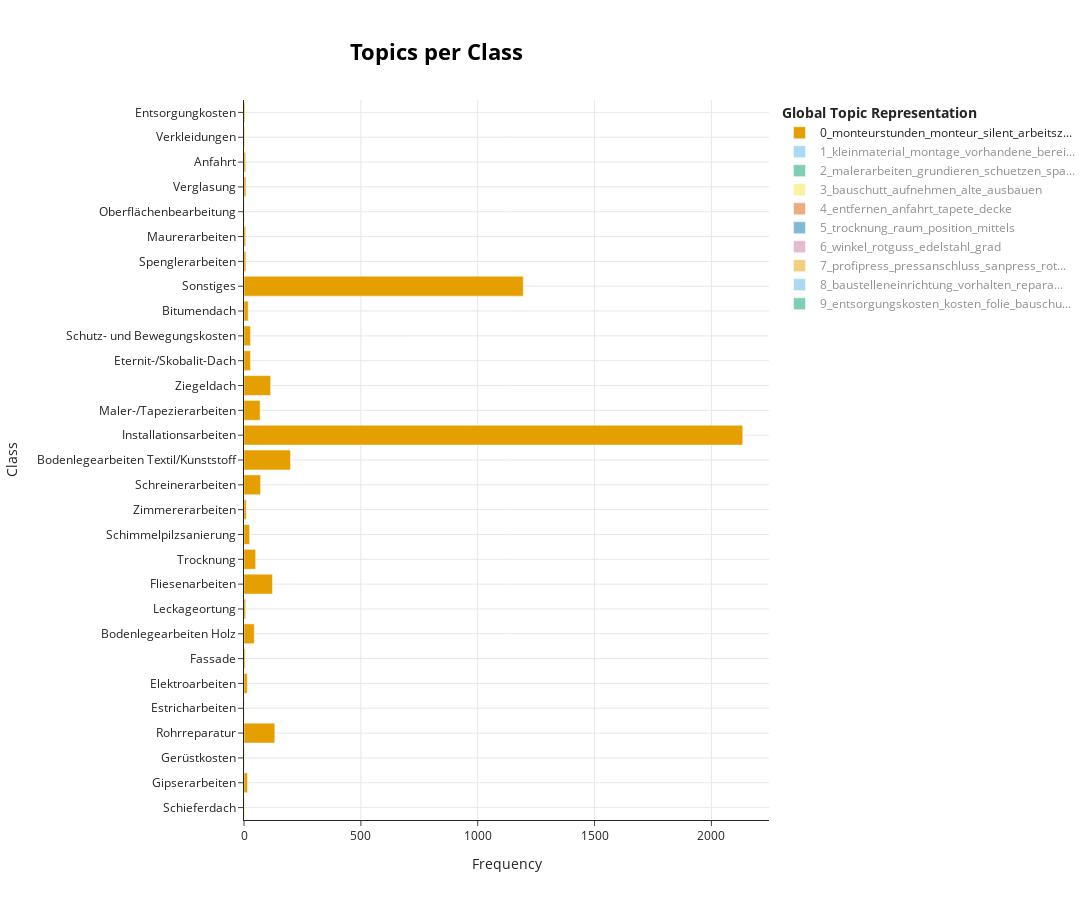

Source (notebook cell):
### Code cell
fig_unsupervised = topic_model.visualize_topics_per_class(topics_per_class, top_n_topics=20)
fig_unsupervised

### Figure 1 — Plotly figure (JSON) as saved in the notebook; plotly's stock layout.template omitted (floating-point values rounded to 4 significant figures)
{"data": [{"hoverinfo": "text", "hovertext": ["<b>Topic 0</b><br>Words: befestigungsmaterial, klein, monteurstunden, monteur, silent", "<b>Topic 0</b><br>Words: stunden, monteur, reinigen, spachteln, putz", "<b>Topic 0</b><br>Words: monteurstunden, monteur, silent, arbeitszeit, befestigungsmaterial", "<b>Topic 0</b><br>Words: monteurstunden, silent, monteur, arbeitszeit, stunden", "<b>Topic 0</b><br>Words: monteurstunden, monteur, silent, arbeitszeit, befestigungsmaterial", "<b>Topic 0</b><br>Words: befestigungsmaterial, monteurstunden, monteur, klein, kosten", "<b>Topic 0</b><br>Words: monteur, monteurstunden, silent, arbeitszeit, befestigungsmaterial", "<b>Topic 0</b><br>Words: verlegen, boden, silent, monteur, monteurstunden", "<b>Topic 0</b><br>Words: monteurstunde, kosten, vorhaltung, facharbeiter, monteurstunden", "<b>Topic 0</b><br>Words: wandfliesen, verlegen, monteurstunden, monteur, silent", "<b>Topic 0</b><br>Words: monteur, arbeitszeit, schutz, einschliesslich, befestigungsmaterial", "<b>Topic 0</b><br>Words: schutz, flaechen, arbeitszeit, monteurstunden, monteur", "<b>Topic 0</b><br>Words: befestigungsmaterial, klein, vorhalten, monteurstunden, monteur", "<b>Topic 0</b><br>Words: arbeitszeit, monteur, stunden, monteurstunden, befestigungsmaterial", "<b>Topic 0</b><br>Words: verlegen, monteur, silent, monteurstunden, arbeitszeit", "<b>Topic 0</b><br>Words: monteur, monteurstunden, silent, arbeitszeit, stunden", "<b>Topic 0</b><br>Words: boden, herstellen, bereich, monteurstunden, monteur", "<b>Topic 0</b><br>Words: stunden, befestigungsmaterial, monteur, verlegen, silent", "<b>Topic 0</b><br>Words: befestigungsmaterial, kosten, stunden, arbeitszeit, verlegen", "<b>Topic 0</b><br>Words: abdeckarbeiten, schutz, einschl, vorhaltung, schuetzen", "<b>Topic 0</b><br>Words: arbeitszeit, befestigungsmaterial, stunden, verlegen, herstellen", "<b>Topic 0</b><br>Words: befestigungsmaterial, arbeitszeit, schutz, monteurstunden, monteur", "<b>Topic 0</b><br>Words: befestigungsmaterial, verlegen, monteurstunden, monteur, silent", "<b>Topic 0</b><br>Words: arbeitszeit, monteur, monteurstunden, silent, befestigungsmaterial", "<b>Topic 0</b><br>Words: monteurstunden, monteur, silent, arbeitszeit, befestigungsmaterial", "<b>Topic 0</b><br>Words: monteurstunden, alte, decke, montage, monteur", "<b>Topic 0</b><br>Words: kosten, anfahrt, monteurstunden, monteur, silent", "<b>Topic 0</b><br>Words: flaechen, schuetzen, monteurstunden, monteur, silent", "<b>Topic 0</b><br>Words: monteurstunden, monteur, silent, arbeitszeit, befestigungsmaterial"], "marker": {"color": "#E69F00"}, "name": "0_monteurstunden_monteur_silent_arbeitsz...", "orientation": "h", "type": "bar", "visible": true, "x": [2, 15, 2, 132, 1, 14, 5, 44, 7, 122, 50, 24, 10, 71, 199, 2134, 69, 114, 28, 28, 18, 1195, 8, 7, 2, 8, 7, 3, 4], "y": ["Schieferdach", "Gipserarbeiten", "Gerüstkosten", "Rohrreparatur", "Estricharbeiten", "Elektroarbeiten", "Fassade", "Bodenlegearbeiten Holz", "Leckageortung", "Fliesenarbeiten", "Trocknung", "Schimmelpilzsanierung", "Zimmererarbeiten", "Schreinerarbeiten", "Bodenlegearbeiten Textil/Kunststoff", "Installationsarbeiten", "Maler-/Tapezierarbeiten", "Ziegeldach", "Eternit-/Skobalit-Dach", "Schutz- und Bewegungskosten", "Bitumendach", "Sonstiges", "Spenglerarbeiten", "Maurerarbeiten", "Oberflächenbearbeitung", "Verglasung", "Anfahrt", "Verkleidungen", "Entsorgungkosten"]}, {"hoverinfo": "text", "hovertext": ["<b>Topic 1</b><br>Words: montage, putz, kleinmaterial, vorhandene, bereich", "<b>Topic 1</b><br>Words: kleinmaterial, montage, vorhandene, bereich, aufwand", "<b>Topic 1</b><br>Words: kleinmaterial, montage, ausfuehrung, reparatur, monteur", "<b>Topic 1</b><br>Words: kleinmaterial, montage, vorhandene, bereich, aufwand", "<b>Topic 1</b><br>Words: kleinmaterial, montage, vorhandene, bereich, aufwand", "<b>Topic 1</b><br>Words: kleinmaterial, montage, vorhandene, bereich, aufwand", "<b>Topic 1</b><br>Words: montage, kleinmaterial, estrich, vorhandene, bereich", "<b>Topic 1</b><br>Words: kleinmaterial, montage, vorhandene, bereich, aufwand", "<b>Topic 1</b><br>Words: kleinmaterial, verlegen, wandfliesen, fliesen, montage", "<b>Topic 1</b><br>Words: trocknung, bereich, vorhaltung, estrich, kleinmaterial", "<b>Topic 1</b><br>Words: schrauben, montage, kleinmaterial, vorhandene, bereich", "<b>Topic 1</b><br>Words: montage, kleinmaterial, aufwand, demontieren, decke", "<b>Topic 1</b><br>Words: kleinmaterial, montage, schrauben, platten, untergrund", "<b>Topic 1</b><br>Words: kleinmaterial, montage, vorhandene, monteur, herstellen", "<b>Topic 1</b><br>Words: kleinmaterial, vorhandene, montage, flaechen, trocknung", "<b>Topic 1</b><br>Words: kleinmaterial, vorhandene, schrauben, montage, demontieren", "<b>Topic 1</b><br>Words: montage, kleinmaterial, vorhandene, schrauben, platten", "<b>Topic 1</b><br>Words: kleinmaterial, montage, vorhandene, bereich, aufwand", "<b>Topic 1</b><br>Words: kleinmaterial, schrauben, innen, montage, alte", "<b>Topic 1</b><br>Words: kleinmaterial, montage, bereich, aufwand, schrauben", "<b>Topic 1</b><br>Words: kleinmaterial, schrauben, montage, baustelleneinrichtung, vorhandene", "<b>Topic 1</b><br>Words: montage, aufwand, reinigen, platten, verlegen", "<b>Topic 1</b><br>Words: kleinmaterial, montage, anfahrt, vorhandene, bereich", "<b>Topic 1</b><br>Words: zone, montage, kleinmaterial, vorhaltung, anfahrt", "<b>Topic 1</b><br>Words: bereich, flur, kleinmaterial, montage, vorhandene", "<b>Topic 1</b><br>Words: bereich, nachweis, kleinmaterial, montage, vorhandene"], "marker": {"color": "#56B4E9"}, "name": "1_kleinmaterial_montage_vorhandene_berei...", "orientation": "h", "type": "bar", "visible": "legendonly", "x": [12, 1, 41, 2, 7, 2, 14, 3, 29, 24, 8, 79, 49, 719, 35, 73, 14, 5, 17, 945, 15, 15, 12, 60, 1, 17], "y": ["Gipserarbeiten", "Gerüstkosten", "Rohrreparatur", "Estricharbeiten", "Elektroarbeiten", "Fassade", "Bodenlegearbeiten Holz", "Leckageortung", "Fliesenarbeiten", "Trocknung", "Zimmererarbeiten", "Schreinerarbeiten", "Bodenlegearbeiten Textil/Kunststoff", "Installationsarbeiten", "Maler-/Tapezierarbeiten", "Ziegeldach", "Eternit-/Skobalit-Dach", "Schutz- und Bewegungskosten", "Bitumendach", "Sonstiges", "Spenglerarbeiten", "Maurerarbeiten", "Verglasung", "Anfahrt", "Verkleidungen", "Entsorgungkosten"]}, {"hoverinfo": "text", "hovertext": ["<b>Topic 2</b><br>Words: putz, grundieren, reinigen, malerarbeiten, streichen", "<b>Topic 2</b><br>Words: malerarbeiten, grundieren, schuetzen, spachteln, streichen", "<b>Topic 2</b><br>Words: bogen, grad, malerarbeiten, grundieren, platten", "<b>Topic 2</b><br>Words: malerarbeiten, grundieren, schuetzen, spachteln, streichen", "<b>Topic 2</b><br>Words: malerarbeiten, grundieren, schuetzen, spachteln, streichen", "<b>Topic 2</b><br>Words: befestigungsmaterial, reparatur, malerarbeiten, grundieren, schuetzen", "<b>Topic 2</b><br>Words: putz, malerarbeiten, grundieren, schuetzen, spachteln", "<b>Topic 2</b><br>Words: verlegen, malerarbeiten, grundieren, schuetzen, spachteln", "<b>Topic 2</b><br>Words: grundieren, flaechen, fliesen, schuetzen, fenster", "<b>Topic 2</b><br>Words: malerarbeiten, schuetzen, fenster, grundieren, spachteln", "<b>Topic 2</b><br>Words: aufwand, malerarbeiten, grundieren, schuetzen, spachteln", "<b>Topic 2</b><br>Words: malerarbeiten, grundieren, schuetzen, spachteln, streichen", "<b>Topic 2</b><br>Words: malerarbeiten, spachteln, grundieren, innen, kueche", "<b>Topic 2</b><br>Words: malerarbeiten, grundieren, schuetzen, streichen, waende", "<b>Topic 2</b><br>Words: malerarbeiten, reinigen, zone, grundieren, schuetzen", "<b>Topic 2</b><br>Words: malerarbeiten, grundieren, streichen, spachteln, wandflaechen", "<b>Topic 2</b><br>Words: malerarbeiten, grundieren, spachteln, herstellen, schrauben", "<b>Topic 2</b><br>Words: platten, aufwand, malerarbeiten, zulage, aufnehmen", "<b>Topic 2</b><br>Words: schuetzen, malerarbeiten, wandflaechen, aufwand, grundieren", "<b>Topic 2</b><br>Words: schrauben, grundieren, malerarbeiten, schuetzen, spachteln", "<b>Topic 2</b><br>Words: malerarbeiten, schuetzen, grundieren, spachteln, streichen", "<b>Topic 2</b><br>Words: einschl, malerarbeiten, grundieren, schuetzen, spachteln", "<b>Topic 2</b><br>Words: malerarbeiten, putz, aufnehmen, grundieren, schuetzen", "<b>Topic 2</b><br>Words: spachteln, putz, grundieren, malerarbeiten, schuetzen", "<b>Topic 2</b><br>Words: reinigen, ausbauen, malerarbeiten, grundieren, schuetzen", "<b>Topic 2</b><br>Words: zone, malerarbeiten, reparatur, anfahrt, grundieren", "<b>Topic 2</b><br>Words: waende, fenster, schrauben, abdecken, malerarbeiten", "<b>Topic 2</b><br>Words: bauschutt, malerarbeiten, grundieren, schuetzen, spachteln"], "marker": {"color": "#009E73"}, "name": "2_malerarbeiten_grundieren_schuetzen_spa...", "orientation": "h", "type": "bar", "visible": "legendonly", "x": [26, 2, 26, 2, 1, 5, 4, 7, 37, 12, 1, 1, 27, 55, 215, 227, 39, 20, 19, 9, 1390, 4, 5, 3, 4, 27, 3, 3], "y": ["Gipserarbeiten", "Gerüstkosten", "Rohrreparatur", "Estricharbeiten", "Reinigung", "Elektroarbeiten", "Fassade", "Bodenlegearbeiten Holz", "Fliesenarbeiten", "Trocknung", "Schimmelpilzsanierung", "Zimmererarbeiten", "Schreinerarbeiten", "Bodenlegearbeiten Textil/Kunststoff", "Installationsarbeiten", "Maler-/Tapezierarbeiten", "Ziegeldach", "Eternit-/Skobalit-Dach", "Schutz- und Bewegungskosten", "Bitumendach", "Sonstiges", "Spenglerarbeiten", "Maurerarbeiten", "Oberflächenbearbeitung", "Verglasung", "Anfahrt", "Verkleidungen", "Entsorgungkosten"]}, {"hoverinfo": "text", "hovertext": ["<b>Topic 3</b><br>Words: bauschutt, aufnehmen, alte, ausbauen, demontieren", "<b>Topic 3</b><br>Words: innen, decke, bauschutt, aufnehmen, alte", "<b>Topic 3</b><br>Words: ausbauen, fliesen, bauschutt, aufnehmen, alte", "<b>Topic 3</b><br>Words: mittels, verlegen, bauschutt, aufnehmen, alte", "<b>Topic 3</b><br>Words: alte, fenster, ausfuehrung, demontieren, bauschutt", "<b>Topic 3</b><br>Words: bauschutt, aufnehmen, alte, ausbauen, demontieren", "<b>Topic 3</b><br>Words: aufnehmen, ausbauen, grundieren, boden, verlegen", "<b>Topic 3</b><br>Words: bauschutt, aufnehmen, alte, ausbauen, demontieren", "<b>Topic 3</b><br>Words: fliesen, bauschutt, untergrund, estrich, verlegen", "<b>Topic 3</b><br>Words: bauschutt, vorhaltung, fachgerecht, zulage, einschl", "<b>Topic 3</b><br>Words: bauschutt, aufnehmen, alte, ausbauen, demontieren", "<b>Topic 3</b><br>Words: fenster, alte, ausbauen, montage, bauschutt", "<b>Topic 3</b><br>Words: bauschutt, aufnehmen, alte, ausbauen, fenster", "<b>Topic 3</b><br>Words: herstellen, bauschutt, aufnehmen, alte, ausbauen", "<b>Topic 3</b><br>Words: bauschutt, demontieren, aufnehmen, alte, montage", "<b>Topic 3</b><br>Words: spachteln, abdecken, decke, bauschutt, aufnehmen", "<b>Topic 3</b><br>Words: platten, aufnehmen, alte, bauschutt, demontieren", "<b>Topic 3</b><br>Words: aufnehmen, ausbauen, platten, schrauben, fachgerecht", "<b>Topic 3</b><br>Words: abdeckarbeiten, schutz, demontieren, bauschutt, aufnehmen", "<b>Topic 3</b><br>Words: aufnehmen, alte, bauschutt, demontieren, herstellen", "<b>Topic 3</b><br>Words: aufnehmen, bauschutt, alte, ausbauen, demontieren", "<b>Topic 3</b><br>Words: bauschutt, alte, aufnehmen, demontieren, einschliesslich", "<b>Topic 3</b><br>Words: aufnehmen, bauschutt, demontieren, position, entfernen", "<b>Topic 3</b><br>Words: bereich, herstellen, bauschutt, aufnehmen, alte", "<b>Topic 3</b><br>Words: alte, montage, ausbauen, platten, demontieren", "<b>Topic 3</b><br>Words: bauschutt, aufnehmen, alte, ausbauen, demontieren", "<b>Topic 3</b><br>Words: abdecken, demontieren, bauschutt, aufnehmen, alte", "<b>Topic 3</b><br>Words: bauschutt, alte, aufnehmen, ausbauen, einschl"], "marker": {"color": "#F0E442"}, "name": "3_bauschutt_aufnehmen_alte_ausbauen", "orientation": "h", "type": "bar", "visible": "legendonly", "x": [6, 8, 12, 3, 11, 5, 53, 1, 31, 13, 4, 104, 45, 2, 457, 19, 82, 30, 2, 69, 1076, 10, 11, 2, 19, 3, 2, 70], "y": ["Schieferdach", "Gipserarbeiten", "Rohrreparatur", "Estricharbeiten", "Elektroarbeiten", "Fassade", "Bodenlegearbeiten Holz", "Leckageortung", "Fliesenarbeiten", "Trocknung", "Zimmererarbeiten", "Schreinerarbeiten", "Bodenlegearbeiten Textil/Kunststoff", "Reetdach", "Installationsarbeiten", "Maler-/Tapezierarbeiten", "Ziegeldach", "Eternit-/Skobalit-Dach", "Schutz- und Bewegungskosten", "Bitumendach", "Sonstiges", "Spenglerarbeiten", "Maurerarbeiten", "Oberflächenbearbeitung", "Verglasung", "Anfahrt", "Verkleidungen", "Entsorgungkosten"]}, {"hoverinfo": "text", "hovertext": ["<b>Topic 4</b><br>Words: demontieren, entfernen, anfahrt, tapete, decke", "<b>Topic 4</b><br>Words: putz, entfernen, streichen, kueche, flur", "<b>Topic 4</b><br>Words: entfernen, anfahrt, tapete, decke, kueche", "<b>Topic 4</b><br>Words: abzweig, monteurstunden, entfernen, abdeckarbeiten, kueche", "<b>Topic 4</b><br>Words: estrich, entfernen, anfahrt, tapete, decke", "<b>Topic 4</b><br>Words: monteur, entfernen, anfahrt, tapete, decke", "<b>Topic 4</b><br>Words: entfernen, anfahrt, tapete, decke, kueche", "<b>Topic 4</b><br>Words: entfernen, boden, anfahrt, deckend, flur", "<b>Topic 4</b><br>Words: flur, decke, monteur, entfernen, anfahrt", "<b>Topic 4</b><br>Words: entfernen, abdeckarbeiten, anfahrt, reinigen, abdecken", "<b>Topic 4</b><br>Words: kueche, demontieren, entfernen, anfahrt, montage", "<b>Topic 4</b><br>Words: entfernen, deckend, farbe, spachteln, streichen", "<b>Topic 4</b><br>Words: einschl, entfernen, anfahrt, tapete, decke", "<b>Topic 4</b><br>Words: kueche, anfahrt, entfernen, innen, montage", "<b>Topic 4</b><br>Words: entfernen, kueche, anfahrt, flur, tapete", "<b>Topic 4</b><br>Words: anfahrt, entfernen, zone, decke, flur", "<b>Topic 4</b><br>Words: entfernen, tapete, wandflaechen, anfahrt, flur", "<b>Topic 4</b><br>Words: entfernen, tapete, herstellen, decke, platten", "<b>Topic 4</b><br>Words: entfernen, vorhandene, anfahrt, tapete, decke", "<b>Topic 4</b><br>Words: kueche, entfernen, abdecken, sockelleisten, flur", "<b>Topic 4</b><br>Words: entfernen, anfahrt, tapete, decke, kueche", "<b>Topic 4</b><br>Words: entfernen, tapete, anfahrt, decke, flur", "<b>Topic 4</b><br>Words: anfahrt, entfernen, tapete, decke, kueche", "<b>Topic 4</b><br>Words: entfernen, anfahrt, tapete, decke, kueche", "<b>Topic 4</b><br>Words: decke, decken, reparatur, demontieren, entfernen", "<b>Topic 4</b><br>Words: anfahrt, entfernen, tapete, decke, kueche", "<b>Topic 4</b><br>Words: anfahrt, entfernen, abfahrtspauschale, tapete, zone", "<b>Topic 4</b><br>Words: deckenflaechen, streichen, entfernen, grundieren, anfahrt", "<b>Topic 4</b><br>Words: entfernen, anfahrt, tapete, decke, kueche"], "marker": {"color": "#D55E00"}, "name": "4_entfernen_anfahrt_tapete_decke", "orientation": "h", "type": "bar", "visible": "legendonly", "x": [3, 18, 2, 28, 1, 1, 6, 18, 5, 11, 29, 2, 1, 47, 113, 322, 65, 34, 4, 7, 5, 995, 3, 4, 2, 2, 79, 2, 1], "y": ["Schieferdach", "Gipserarbeiten", "Gerüstkosten", "Rohrreparatur", "Estricharbeiten", "Reinigung", "Elektroarbeiten", "Bodenlegearbeiten Holz", "Leckageortung", "Fliesenarbeiten", "Trocknung", "Schimmelpilzsanierung", "Zimmererarbeiten", "Schreinerarbeiten", "Bodenlegearbeiten Textil/Kunststoff", "Installationsarbeiten", "Maler-/Tapezierarbeiten", "Ziegeldach", "Eternit-/Skobalit-Dach", "Schutz- und Bewegungskosten", "Bitumendach", "Sonstiges", "Spenglerarbeiten", "Maurerarbeiten", "Oberflächenbearbeitung", "Verglasung", "Anfahrt", "Verkleidungen", "Entsorgungkosten"]}, {"hoverinfo": "text", "hovertext": ["<b>Topic 5</b><br>Words: trocknung, raum, position, mittels, vorhaltung", "<b>Topic 5</b><br>Words: trocknung, raum, position, mittels, vorhaltung", "<b>Topic 5</b><br>Words: abzweig, uebergang, grad, monteur, trocknung", "<b>Topic 5</b><br>Words: trocknung, raum, position, mittels, vorhaltung", "<b>Topic 5</b><br>Words: kosten, position, trocknung, raum, mittels", "<b>Topic 5</b><br>Words: boden, estrich, position, trocknung, raum", "<b>Topic 5</b><br>Words: trocknung, raum, position, mittels, vorhaltung", "<b>Topic 5</b><br>Words: position, einschliesslich, putz, kosten, trocknung", "<b>Topic 5</b><br>Words: raum, trocknung, vorhaltung, mittels, estrich", "<b>Topic 5</b><br>Words: flaechen, mittels, trocknung, wandflaechen, raum", "<b>Topic 5</b><br>Words: position, nachweis, vorhandene, trocknung, raum", "<b>Topic 5</b><br>Words: trocknung, position, nachweis, boden, aufwand", "<b>Topic 5</b><br>Words: einschliesslich, position, trocknung, muffe, raum", "<b>Topic 5</b><br>Words: position, kosten, trocknung, raum, mittels", "<b>Topic 5</b><br>Words: uebergang, zulage, trocknung, raum, position", "<b>Topic 5</b><br>Words: schrauben, raum, trocknung, position, mittels", "<b>Topic 5</b><br>Words: schutz, position, trocknung, raum, mittels", "<b>Topic 5</b><br>Words: position, verlegen, trocknung, raum, mittels", "<b>Topic 5</b><br>Words: trocknung, raum, position, mittels, einschliesslich", "<b>Topic 5</b><br>Words: raum, trocknung, position, mittels, vorhaltung", "<b>Topic 5</b><br>Words: vorhandene, aufnehmen, trocknung, raum, position", "<b>Topic 5</b><br>Words: trocknung, raum, position, mittels, vorhaltung", "<b>Topic 5</b><br>Words: trocknung, raum, position, mittels, vorhaltung", "<b>Topic 5</b><br>Words: trocknung, raum, position, mittels, vorhaltung", "<b>Topic 5</b><br>Words: trocknung, fachgerecht, bauschutt, raum, position"], "marker": {"color": "#0072B2"}, "name": "5_trocknung_raum_position_mittels", "orientation": "h", "type": "bar", "visible": "legendonly", "x": [1, 1, 20, 2, 1, 8, 2, 9, 219, 4, 10, 16, 202, 8, 5, 14, 2, 5, 1138, 3, 1, 1, 3, 9, 5], "y": ["Gipserarbeiten", "Gerüstkosten", "Rohrreparatur", "Estricharbeiten", "Elektroarbeiten", "Bodenlegearbeiten Holz", "Leckageortung", "Fliesenarbeiten", "Trocknung", "Schimmelpilzsanierung", "Schreinerarbeiten", "Bodenlegearbeiten Textil/Kunststoff", "Installationsarbeiten", "Maler-/Tapezierarbeiten", "Ziegeldach", "Eternit-/Skobalit-Dach", "Schutz- und Bewegungskosten", "Bitumendach", "Sonstiges", "Spenglerarbeiten", "Maurerarbeiten", "Oberflächenbearbeitung", "Verglasung", "Anfahrt", "Entsorgungkosten"]}, {"hoverinfo": "text", "hovertext": ["<b>Topic 6</b><br>Words: winkel, rotguss, edelstahl, grad, fachgerecht", "<b>Topic 6</b><br>Words: fliesen, grundieren, herstellen, winkel, rotguss", "<b>Topic 6</b><br>Words: bereich, winkel, rotguss, edelstahl, grad", "<b>Topic 6</b><br>Words: winkel, edelstahl, rotguss, grad, abzweig", "<b>Topic 6</b><br>Words: winkel, rotguss, edelstahl, grad, fachgerecht", "<b>Topic 6</b><br>Words: winkel, rotguss, edelstahl, grad, fachgerecht", "<b>Topic 6</b><br>Words: winkel, rotguss, edelstahl, grad, fachgerecht", "<b>Topic 6</b><br>Words: boden, fachgerecht, winkel, verlegen, farbe", "<b>Topic 6</b><br>Words: trocknung, winkel, rotguss, edelstahl, grad", "<b>Topic 6</b><br>Words: verlegen, winkel, rotguss, edelstahl, grad", "<b>Topic 6</b><br>Words: winkel, rotguss, edelstahl, grad, fachgerecht", "<b>Topic 6</b><br>Words: winkel, rotguss, edelstahl, grad, fachgerecht", "<b>Topic 6</b><br>Words: winkel, fachgerecht, klein, einschl, montage", "<b>Topic 6</b><br>Words: verlegen, edelstahl, winkel, fachgerecht, sockelleisten", "<b>Topic 6</b><br>Words: winkel, rotguss, grad, edelstahl, sanpress", "<b>Topic 6</b><br>Words: einschliesslich, winkel, rotguss, edelstahl, grad", "<b>Topic 6</b><br>Words: winkel, edelstahl, fachgerecht, herstellen, kupfer", "<b>Topic 6</b><br>Words: verlegen, winkel, zulage, herstellen, einschliesslich", "<b>Topic 6</b><br>Words: winkel, rotguss, edelstahl, grad, fachgerecht", "<b>Topic 6</b><br>Words: fachgerecht, winkel, herstellen, verlegen, grad", "<b>Topic 6</b><br>Words: winkel, fachgerecht, edelstahl, verlegen, zulage", "<b>Topic 6</b><br>Words: zulage, kupfer, winkel, herstellen, montage", "<b>Topic 6</b><br>Words: herstellen, winkel, rotguss, edelstahl, grad", "<b>Topic 6</b><br>Words: winkel, schutz, rotguss, edelstahl, grad", "<b>Topic 6</b><br>Words: zone, winkel, rotguss, edelstahl, grad", "<b>Topic 6</b><br>Words: winkel, rotguss, edelstahl, grad, fachgerecht", "<b>Topic 6</b><br>Words: winkel, rotguss, edelstahl, grad, fachgerecht"], "marker": {"color": "#CC79A7"}, "name": "6_winkel_rotguss_edelstahl_grad", "orientation": "h", "type": "bar", "visible": "legendonly", "x": [2, 6, 4, 66, 3, 22, 2, 26, 1, 4, 4, 6, 37, 105, 497, 9, 108, 31, 1, 25, 509, 27, 8, 6, 14, 2, 1], "y": ["Schieferdach", "Gipserarbeiten", "Gerüstkosten", "Rohrreparatur", "Estricharbeiten", "Elektroarbeiten", "Fassade", "Bodenlegearbeiten Holz", "Leckageortung", "Fliesenarbeiten", "Trocknung", "Zimmererarbeiten", "Schreinerarbeiten", "Bodenlegearbeiten Textil/Kunststoff", "Installationsarbeiten", "Maler-/Tapezierarbeiten", "Ziegeldach", "Eternit-/Skobalit-Dach", "Schutz- und Bewegungskosten", "Bitumendach", "Sonstiges", "Spenglerarbeiten", "Maurerarbeiten", "Verglasung", "Anfahrt", "Verkleidungen", "Entsorgungkosten"]}, {"hoverinfo": "text", "hovertext": ["<b>Topic 7</b><br>Words: profipress, pressanschluss, sanpress, rotguss, uebergangsstueck", "<b>Topic 7</b><br>Words: rotguss, profipress, pressanschluss, sanpress, uebergangsstueck", "<b>Topic 7</b><br>Words: ausbauen, profipress, pressanschluss, sanpress, rotguss", "<b>Topic 7</b><br>Words: profipress, pressanschluss, sanpress, rotguss, uebergangsstueck", "<b>Topic 7</b><br>Words: profipress, pressanschluss, sanpress, rotguss, uebergangsstueck", "<b>Topic 7</b><br>Words: wandflaechen, profipress, pressanschluss, sanpress, rotguss", "<b>Topic 7</b><br>Words: profipress, viega, kupfer, rotguss, pressanschluss", "<b>Topic 7</b><br>Words: profipress, pressanschluss, sanpress, rotguss, uebergangsstueck", "<b>Topic 7</b><br>Words: profipress, pressanschluss, sanpress, rotguss, uebergangsstueck", "<b>Topic 7</b><br>Words: profipress, pressanschluss, sanpress, rotguss, uebergangsstueck", "<b>Topic 7</b><br>Words: profipress, pressanschluss, sanpress, rotguss, uebergangsstueck", "<b>Topic 7</b><br>Words: profipress, pressanschluss, sanpress, muffe, bogen", "<b>Topic 7</b><br>Words: profipress, pressanschluss, sanpress, rotguss, uebergangsstueck"], "marker": {"color": "#E69F00"}, "name": "7_profipress_pressanschluss_sanpress_rot...", "orientation": "h", "type": "bar", "visible": "legendonly", "x": [135, 2, 5, 13, 2, 4, 10, 2, 1295, 4, 2, 22, 2], "y": ["Rohrreparatur", "Elektroarbeiten", "Bodenlegearbeiten Holz", "Leckageortung", "Trocknung", "Schimmelpilzsanierung", "Schreinerarbeiten", "Bodenlegearbeiten Textil/Kunststoff", "Installationsarbeiten", "Maler-/Tapezierarbeiten", "Ziegeldach", "Sonstiges", "Maurerarbeiten"]}, {"hoverinfo": "text", "hovertext": ["<b>Topic 8</b><br>Words: vorhalten, baustelleneinrichtung, reparatur, vorhaltung, kosten", "<b>Topic 8</b><br>Words: baustelleneinrichtung, vorhalten, vorhaltung, waende, einschl", "<b>Topic 8</b><br>Words: vorhalten, vorhaltung, baustelleneinrichtung, einschl, entfernen", "<b>Topic 8</b><br>Words: baustelleneinrichtung, reparatur, mittels, vorhalten, vorhaltung", "<b>Topic 8</b><br>Words: untergrund, baustelleneinrichtung, vorhalten, reparatur, vorhaltung", "<b>Topic 8</b><br>Words: reparatur, baustelleneinrichtung, position, einschl, vorhalten", "<b>Topic 8</b><br>Words: vorhalten, baustelleneinrichtung, reparatur, vorhaltung, kosten", "<b>Topic 8</b><br>Words: baustelleneinrichtung, boden, anfahrt, vorhalten, reparatur", "<b>Topic 8</b><br>Words: reparatur, baustelleneinrichtung, vorhalten, vorhaltung, kosten", "<b>Topic 8</b><br>Words: baustelleneinrichtung, reparatur, herstellen, vorhaltung, vorhalten", "<b>Topic 8</b><br>Words: baustelleneinrichtung, vorhalten, einschliesslich, herstellen, einschl", "<b>Topic 8</b><br>Words: anfahrt, baustelleneinrichtung, vorhalten, reparatur, vorhaltung", "<b>Topic 8</b><br>Words: baustelleneinrichtung, kosten, reparatur, flaechen, vorhalten", "<b>Topic 8</b><br>Words: baustelleneinrichtung, vorhalten, reparatur, schuetzen, facharbeiter", "<b>Topic 8</b><br>Words: baustelleneinrichtung, vorhalten, reparatur, kosten, vorhaltung", "<b>Topic 8</b><br>Words: reparatur, baustelleneinrichtung, schuetzen, vorhalten, ausfuehrung", "<b>Topic 8</b><br>Words: baustelleneinrichtung, vorhalten, reparatur, vorhaltung, einschl", "<b>Topic 8</b><br>Words: reparatur, baustelleneinrichtung, vorhaltung, schutz, nachweis", "<b>Topic 8</b><br>Words: abdecken, baustelleneinrichtung, entfernen, vorhalten, aufwand", "<b>Topic 8</b><br>Words: baustelleneinrichtung, vorhalten, demontieren, vorhaltung, reparatur", "<b>Topic 8</b><br>Words: baustelleneinrichtung, vorhalten, reparatur, vorhaltung, abdeckarbeiten", "<b>Topic 8</b><br>Words: vorhalten, baustelleneinrichtung, schutz, ausfuehrung, einschliesslich", "<b>Topic 8</b><br>Words: vorhalten, baustelleneinrichtung, herstellen, reparatur, vorhaltung", "<b>Topic 8</b><br>Words: baustelleneinrichtung, vorhalten, reparatur, vorhaltung, kosten", "<b>Topic 8</b><br>Words: vorhalten, baustelleneinrichtung, schuetzen, aufwand, ausbauen", "<b>Topic 8</b><br>Words: anfahrt, baustelleneinrichtung, vorhalten, reparatur, vorhaltung", "<b>Topic 8</b><br>Words: container, baustelleneinrichtung, vorhalten, reparatur, vorhaltung"], "marker": {"color": "#56B4E9"}, "name": "8_baustelleneinrichtung_vorhalten_repara...", "orientation": "h", "type": "bar", "visible": "legendonly", "x": [2, 11, 7, 14, 1, 11, 3, 6, 2, 10, 12, 2, 28, 31, 178, 18, 67, 8, 6, 14, 870, 8, 8, 1, 10, 4, 5], "y": ["Schieferdach", "Gipserarbeiten", "Gerüstkosten", "Rohrreparatur", "Estricharbeiten", "Elektroarbeiten", "Fassade", "Bodenlegearbeiten Holz", "Leckageortung", "Fliesenarbeiten", "Trocknung", "Zimmererarbeiten", "Schreinerarbeiten", "Bodenlegearbeiten Textil/Kunststoff", "Installationsarbeiten", "Maler-/Tapezierarbeiten", "Ziegeldach", "Eternit-/Skobalit-Dach", "Schutz- und Bewegungskosten", "Bitumendach", "Sonstiges", "Spenglerarbeiten", "Maurerarbeiten", "Oberflächenbearbeitung", "Verglasung", "Anfahrt", "Entsorgungkosten"]}, {"hoverinfo": "text", "hovertext": ["<b>Topic 9</b><br>Words: entsorgungskosten, spachteln, putz, decke, kosten", "<b>Topic 9</b><br>Words: entsorgungskosten, kosten, folie, bauschutt, reparatur", "<b>Topic 9</b><br>Words: entsorgungskosten, kosten, folie, bauschutt, reparatur", "<b>Topic 9</b><br>Words: entsorgungskosten, kosten, folie, bauschutt, reparatur", "<b>Topic 9</b><br>Words: reparatur, entsorgungskosten, kosten, folie, bauschutt", "<b>Topic 9</b><br>Words: entsorgungskosten, kosten, montage, folie, bauschutt", "<b>Topic 9</b><br>Words: fliesen, entsorgungskosten, kosten, nachweis, folie", "<b>Topic 9</b><br>Words: entsorgungskosten, fliesen, mittels, kosten, folie", "<b>Topic 9</b><br>Words: entsorgungskosten, kosten, folie, bauschutt, reparatur", "<b>Topic 9</b><br>Words: entsorgungskosten, kosten, folie, bauschutt, reparatur", "<b>Topic 9</b><br>Words: entsorgungskosten, montage, kosten, folie, einschl", "<b>Topic 9</b><br>Words: entsorgungskosten, kosten, bauschutt, position, folie", "<b>Topic 9</b><br>Words: entsorgungskosten, kosten, bauschutt, klein, estrich", "<b>Topic 9</b><br>Words: entsorgungskosten, spachteln, streichen, bauschutt, decke", "<b>Topic 9</b><br>Words: entsorgungskosten, einschl, kosten, vorhaltung, bauschutt", "<b>Topic 9</b><br>Words: entsorgungskosten, platten, fachgerecht, montage, kosten", "<b>Topic 9</b><br>Words: entsorgungskosten, kosten, folie, bauschutt, reparatur", "<b>Topic 9</b><br>Words: entsorgungskosten, kosten, reparatur, folie, nachweis", "<b>Topic 9</b><br>Words: entsorgungskosten, kosten, folie, bauschutt, reparatur", "<b>Topic 9</b><br>Words: kosten, entsorgungskosten, folie, bauschutt, reparatur", "<b>Topic 9</b><br>Words: entsorgungskosten, kosten, folie, bauschutt, reparatur", "<b>Topic 9</b><br>Words: entsorgungskosten, folie, zulage, reparatur, edelstahl", "<b>Topic 9</b><br>Words: kosten, entsorgungskosten, folie, bauschutt, reparatur", "<b>Topic 9</b><br>Words: entsorgungskosten, bauschutt, kosten, fliesen, putz"], "marker": {"color": "#009E73"}, "name": "9_entsorgungskosten_kosten_folie_bauschu...", "orientation": "h", "type": "bar", "visible": "legendonly", "x": [6, 1, 7, 1, 5, 7, 9, 18, 2, 1, 55, 24, 161, 14, 18, 19, 5, 639, 5, 2, 1, 67, 4, 38], "y": ["Gipserarbeiten", "Gerüstkosten", "Rohrreparatur", "Estricharbeiten", "Elektroarbeiten", "Bodenlegearbeiten Holz", "Fliesenarbeiten", "Trocknung", "Schimmelpilzsanierung", "Zimmererarbeiten", "Schreinerarbeiten", "Bodenlegearbeiten Textil/Kunststoff", "Installationsarbeiten", "Maler-/Tapezierarbeiten", "Ziegeldach", "Eternit-/Skobalit-Dach", "Bitumendach", "Sonstiges", "Spenglerarbeiten", "Maurerarbeiten", "Oberflächenbearbeitung", "Verglasung", "Anfahrt", "Entsorgungkosten"]}], "layout": {"height": 900, "hoverlabel": {"bgcolor": "white", "font": {"family": "Rockwell", "size": 16}}, "legend": {"title": {"text": "<b>Global Topic Representation"}}, "title": {"font": {"color": "Black", "size": 22}, "text": "<b>Topics per Class", "x": 0.4, "xanchor": "center", "y": 0.95, "yanchor": "top"}, "width": 1250, "xaxis": {"showgrid": true, "title": {"text": "Frequency"}}, "yaxis": {"showgrid": true, "title": {"text": "Class"}}}}
